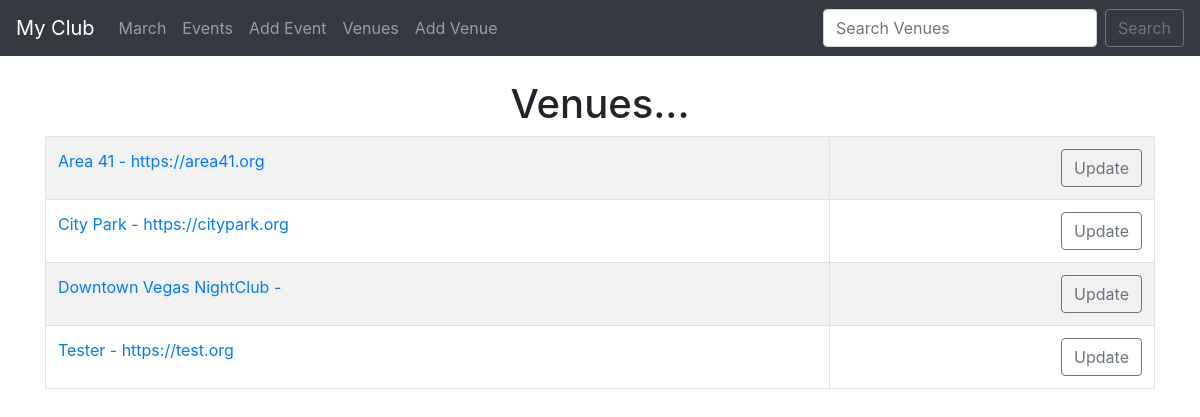
Screenshot of /list_venues with the database file from the repository.
### events/models.py (models this page shows)
class Venue(models.Model):
    name = models.CharField('Venue name', max_length=128)
    address = models.CharField(max_length=300)
    zip_code = models.CharField('Zip code', max_length=15)
    phone = models.CharField('Contact phone', max_length=15, blank=True)
    web = models.URLField('Website Address', blank=True)
    email_address = models.EmailField('Email Address',blank=True)
    def __str__(self):
        return self.name

### events/views.py (the view)
# urls.py: path('list_venues', views.list_venues, name='list-venues'),
def list_venues(request):
    venue_list = Venue.objects.all()
    return render(request, 'events/venue.html', {
        'venue_list': venue_list
    })

### events/templates/events/venue.html
{% extends 'events/base.html' %}
{% block content %}
    <center>
        <h1>Venues...</h1>
        <table class="table table-hover table-striped table-bordered">
            {% for venue in venue_list %}
            <tr>
                <td>
                    <a href="{% url 'show-venue' venue.id %}">{{ venue }} - {{ venue.web }}</a>
                </td>
                <td align="right">
                    <a href="{% url 'update-venue' venue.id %}" class="btn btn-outline-secondary bnt-sm">Update</a>
                </td>
            </tr>
            {% endfor %}
        </table>
    </center>
{% endblock %}

### rows the page displays
Venue: name "Area 41", web "https://area41.org"
Venue: name "City Park", web "https://citypark.org"
Venue: name "Downtown Vegas NightClub"
Venue: name "Tester", web "https://test.org"
